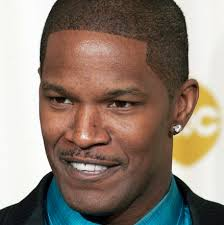
#> input picture test.jpeg, 224 x 225 px
$ jupyter execute 0529.ipynb
#> lines starting #> are read from the running program, lines starting #| are printed output that depends on the picture; after the words box and inside, x2 and y2 are one past the last pixel; in counts of white or black regions, pixels touching at a corner belong together
#> further down, img is the input picture: shape (225, 224, 3); mean R, G, B 144.2, 128.7, 116.5
[cell 1]
from skimage import io
import matplotlib.pyplot as plt
import numpy as np

def blurImage(image):
    rows,cols,dims=image.shape
#> rows = 225; cols = 224; dims = 3
    image2 = np.double(image)
    ret_img = np.uint8(255*np.ones((rows,cols,dims)))
    for i in range(1,rows-1):
        for j in range(1,cols-1):
            for k in range(0,3):
                sum = image2[i,j,k]+image2[i-1,j,k]+image2[i,j-1,k]+image2[i+1,j,k]+image2[i,j+1,k]
                average = sum/5
                ret_img[i,j,k] = np.uint8(average)
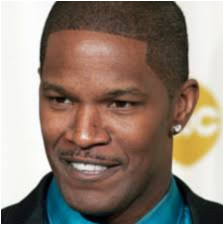
#> ret_img: shape (225, 224, 3); mean R, G, B 145.6, 129.9, 117.8
    return ret_img

img=io.imread('test.jpeg')

plt.figure(num=0, figsize=(8,8))
plt.subplot(1,2,1)
plt.title('origin image')
plt.imshow(img)

img2 = blurImage(img)

plt.subplot(1,2,2)
plt.title('canvas result')
plt.imshow(img2)
plt.show()
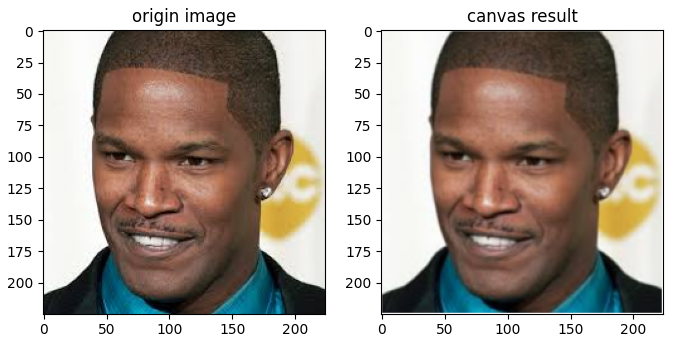
#> figure drawn by matplotlib, 2 panels
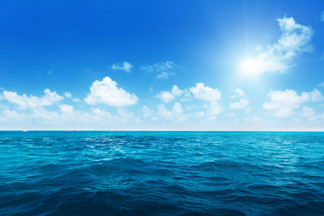
#> input picture sea.jpg, 324 x 216 px
#> further down, img2 is the input picture: shape (216, 324, 3); mean R, G, B 66.2, 145.2, 196.2

[cell 2]
from skimage import io
import matplotlib.pyplot as plt
import numpy as np

def blendingImages(image1,image2,startX,startY):
#> called with startX = 100, startY = 100
    rows1,cols1,dims1=image1.shape
#> rows1 = 225; cols1 = 224; dims1 = 3
    rows2,cols2,dims2=image2.shape
#> rows2 = 216; cols2 = 324; dims2 = 3

    image11 = np.double(image1)
    image21 = np.double(image2)

    ret_img = np.uint8(255*np.ones((500,500,3)))

    for i in range(0, rows1):
        for j in range(0,cols1):
            for k in range(0,3):
                ret_img[i,j,k] = np.uint8(image11[i,j,k])
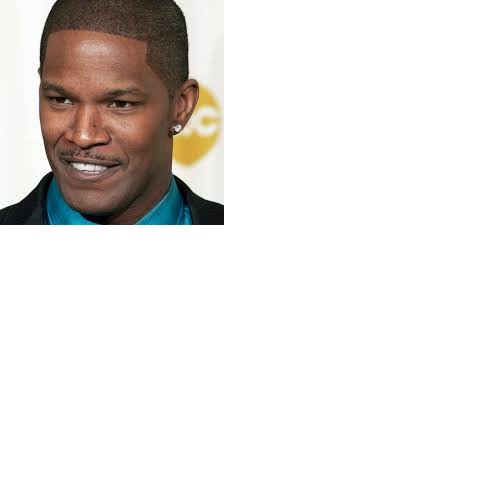
#> ret_img: shape (500, 500, 3); mean R, G, B 232.7, 229.5, 227.1

    for i in range(startY+0,startY+rows2):
        for j in range(startX+0,startX+cols2):
            if (ret_img[i,j,0] == 255) and (ret_img[i,j,1] == 255) and (ret_img[i,j,2] == 255):
                for k in range(0,3):
                    ret_img[i,j,k] = np.uint8(image21[i-startY,j-startX,k])
                else:
                    for k in range(0,3):
                        ret_img[i,j,k] = np.uint8((ret_img[i,j,k]+image21[i-startY,j-startX,k])/2)
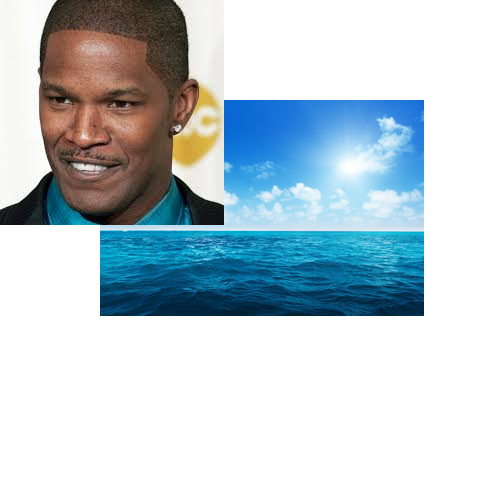
#> ret_img: shape (500, 500, 3); mean R, G, B 191.4, 205.4, 212.6

    return ret_img

img=io.imread('test.jpeg')
img2=io.imread('sea.jpg')

startX = 100
startY = 100
img3 = blendingImages(img,img2,startX,startY)

plt.figure(num=1, figsize=(15,15))
plt.subplot(1,3,1)
plt.title('test')
plt.imshow(img)

plt.subplot(1,3,2)
plt.title('sea')
plt.imshow(img2)

plt.subplot(1,3,3)
plt.title('blend')
plt.imshow(img3)
plt.show()

[cell 3]
from skimage import io
import matplotlib.pyplot as plt
import numpy as np

def drawLine(image,color,linestep):
#> called with linestep = 20
    rows,cols,dims=image.shape
#> rows = 225; cols = 224; dims = 3
    ret_img = np.uint8(image)

    #draw horizontal lines
    for i in range(linestep, rows, linestep):
        for j in range(0,cols):
            for k in range(0,3):
                ret_img[i,j,k] = np.uint8(color[k])#
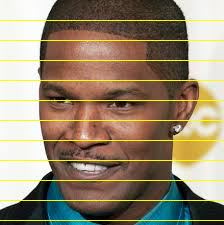
#> ret_img: shape (225, 224, 3); 4.89% of pixels changed, all inside (x1, y1, x2, y2) = (0, 20, 224, 221)

#draw vertical lines
    for i in range(0,rows):
        for j in range(linestep,cols,linestep):
            for k in range(0,3):
                ret_img[i,j,k] = np.uint8(color[k])
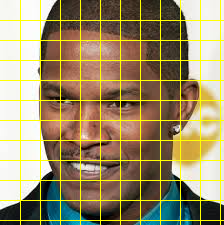
#> ret_img: shape (225, 224, 3); 4.67% of pixels changed, all inside (x1, y1, x2, y2) = (20, 0, 221, 225)

    return ret_img

img=io.imread('test.jpeg')

color = [255,255,0]
step = 20

plt.figure(num=2,figsize=(8,8))
plt.subplot(1,2,1)
plt.title('origin image')
plt.imshow(img)

img2 = drawLine(img,color,step)

plt.subplot(1,2,2)
plt.title('lined result')
plt.imshow(img2)
plt.show()

[cell 4]
from skimage import io,draw
import matplotlib.pyplot as plt
import numpy as np

def drawLine2(image,color,startX,startY,endX,endY):
#> called with startX = 20, startY = 50, endX = 200, endY = 150
    rows,cols,dims=image.shape
#> rows = 225; cols = 224; dims = 3
    ret_img = np.uint8(image)

    rr, cc = draw.line(startX,startY,endX,endY)#
    ret_img[rr,cc]=color

    return ret_img

img=io.imread('test.jpeg')

color = [255,255,0]
startX = 20
startY = 50
endX = 200
endY = 150

plt.figure(num=3,figsize=(8,8))
plt.subplot(1,2,1)
plt.title('origin image')
plt.imshow(img)

img2 = drawLine2(img,color,startX,startY,endX,endY)

plt.subplot(1,2,2)
plt.title('lined result')
plt.imshow(img2)
plt.show()

[cell 5]
from skimage import io,draw
import matplotlib.pyplot as plt
import numpy as np

def drawCircle(image,color,center,raduis):
#> called with raduis = 30
    rows,cols,dims=image.shape
    ret_img = np.uint8(image)

    rr, cc = draw.circle(center[0], center[1],radius)#
    draw.set_color(ret_img,[rr,cc],color)#

    return ret_img

img=io.imread('test.jpeg')
plt.figure(num=4,figsize=(8,86))

color = [255,255,0]
center = [100,100]
radius = 30

plt.subplot(1,2,1)
plt.title('origin image')
plt.imshow(img)

img2 = drawCircle(img,color,center,radius)

plt.subplot(1,2,2)
plt.title('circle result')
plt.imshow(img2)
plt.show()

[cell 6]
from skimage import io,draw
import matplotlib.pyplot as plt
import numpy as np

def drawPolygon(image,color,colX,lineY):
    rows,cols,dims=image.shape
    ret_img = np.uint8(image)

    rr, cc=draw.polygon(lineY,colX)#
    draw.set_color(ret_img,[rr,cc],color)#
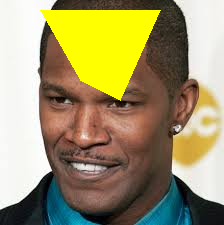
#> ret_img: shape (225, 224, 3); mean R, G, B 160.1, 149.4, 106.5

    return ret_img

img=io.imread('test.jpeg')

color=[255,255,0]
lineY=[10,10,100,80]#順時針
colX=[40,160,120,80]#順時針

plt.figure(num=5,figsize=(8,8))
plt.subplot(1,2,1)
plt.title('origin image')
plt.imshow(img)

img2 = drawPolygon(img,color,colX,lineY)

plt.subplot(1,2,2)
plt.title(' result')
plt.imshow(img2)
plt.show()

[cell 7]
from skimage import io,draw
import matplotlib.pyplot as plt
import numpy as np

def drawPyramid(canvasSize):
    ret_img = np.uint8(255*np.ones((canvasSize[0],canvasSize[1],3)))

    for index in range(25,0,-1):
        color = [index*10, index*5, index]
        lineY=[0,0,index*10,index*10]
        colX=[0,index*10,index*10,0]
        rr, cc=draw.polygon(lineY,colX)
        draw.set_color(ret_img,[rr,cc],color)
    return ret_img

plt.figure(num=6,figsize=(8,8))

canvasSize=[500,500]

img = drawPyramid(canvasSize)

plt.imshow(img)
plt.show()
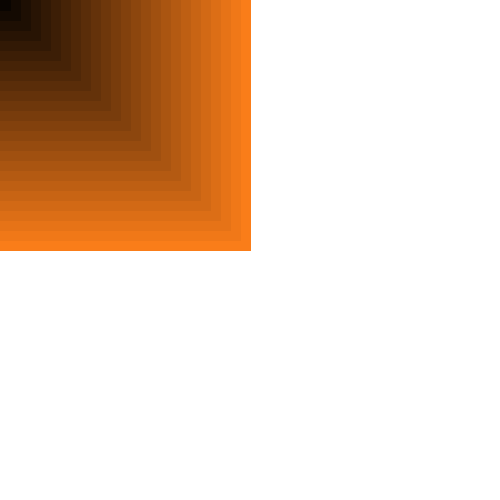
#> shown: shape (500, 500, 3); mean R, G, B 233.9, 212.3, 195.1
